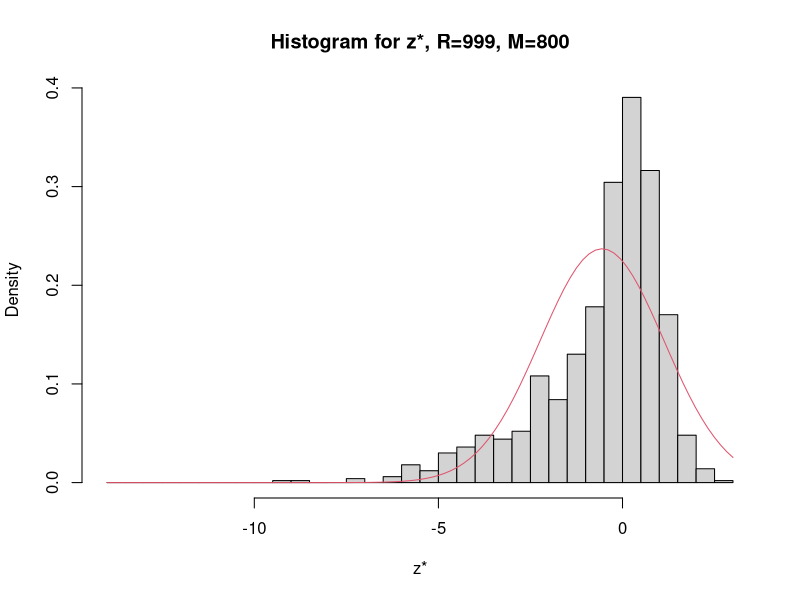
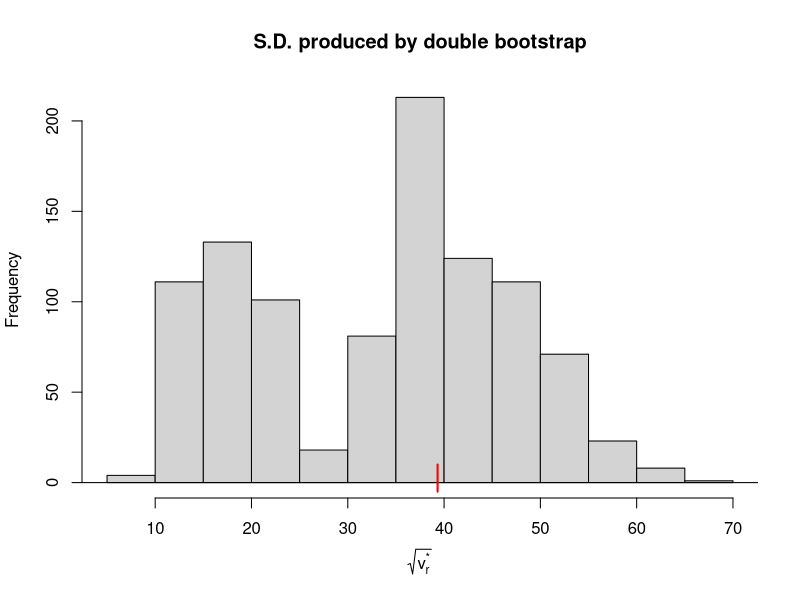

Here is the R script that generated these plots, in order:
#####################################################################
# NAME:  Chris Bilder                                               #
# DATE:  1-20-06, updated 10-18-07                                  #
# UPDATE:                                                           #
# PURPOSE: Double boot for Section 2.7.5                            #
#                                                                   #
# NOTES:                                                            #
#####################################################################

#####################################################################
# Read in data

library(boot)

  #AC data
  y<-c(3,5,7,18,43,85,91,98,100,130,230,487)
  t<-mean(y)
  n<-length(y)
  cat("My sample is", sort(y), "\n which produces an observed statistic of", t, "\n")

  calc.t<-function(data, i) {
     d<-data[i]
     mean(d) 
  }
  
  set.seed(9182)
  boot.res<-boot(data = y, statistic = calc.t, R = 999, sim="ordinary") 

#######################################################################
# Double bootstrap implementation with an approximate pivotal

  #Find start time
  start.time<-proc.time()

  M<-100 #BMA recommend 50-200, see Booth and Sarkar (1998) for a larger recommendation
  R<-999

  calc.t2<-function(data, i) {
     d2<-data[i]
     mean(d2) 
  }

  calc.t<-function(data, i, M) {
     d<-data[i]
     boot.res.M<-boot(data = d, statistic = calc.t2, R = M, sim="ordinary")
     
     #Testing
     #cat("Show d: ", d, "\n")
     #cat("Show v:", var(boot.res.M$t), "\n")  
     
     v.boot<-var(boot.res.M$t)     
     c(mean(d), v.boot)
  }
  
  #Testing
  calc.t(data = y, i = c(1:length(y)), M = M) 
  
  set.seed(9182)
  boot.res<-boot(data = y, statistic = calc.t, R = R, sim="ordinary", M = M) 
  #plot(boot.res)  #boot.res$t[,1] is plotted
  z.star<-(boot.res$t[,1]-t)/sqrt(boot.res$t[,2])
  
  #Summary of z.star distribution 
  summary(z.star)
  sort(z.star)[c(1:10,995:999)]
  hist(x = z.star, main = "Histogram for z*, R=999, M=800", freq=FALSE, xlab = "z*", breaks = seq(from = -14, to = 3, by = 0.5))
  curve(dnorm(x, mean = mean(z.star), sd = sd(z.star)), col = 2, add = TRUE)

  
  #Examine the standard deviations produced by the double boot
  summary(sqrt(boot.res$t[,2]))
  #hist(x = sqrt(boot.res$t[,2]), main = "S.D. produced by double bootstrap", xlab = "(v_r ^*)^0.5" )
  hist(x = sqrt(boot.res$t[,2]), main = "S.D. produced by double bootstrap", xlab = expression(sqrt(v[r]^"*")))
  abline(h=0)
  segments(x0 = sqrt(var(y)/n), y0 = -5, x1 = sqrt(var(y)/n), y1 = 10, col = "red", lwd = 2)
    
  #Actual standard deviation of y_bar using usual formula of s/sqrt(n)
  sqrt(var(y)/n)
  
  #Find end time and total time elapsed
  end.time<-proc.time()
  save.time<-end.time-start.time
  cat("\n Number of minutes running:", save.time[3]/60, "\n \n")

  













#
